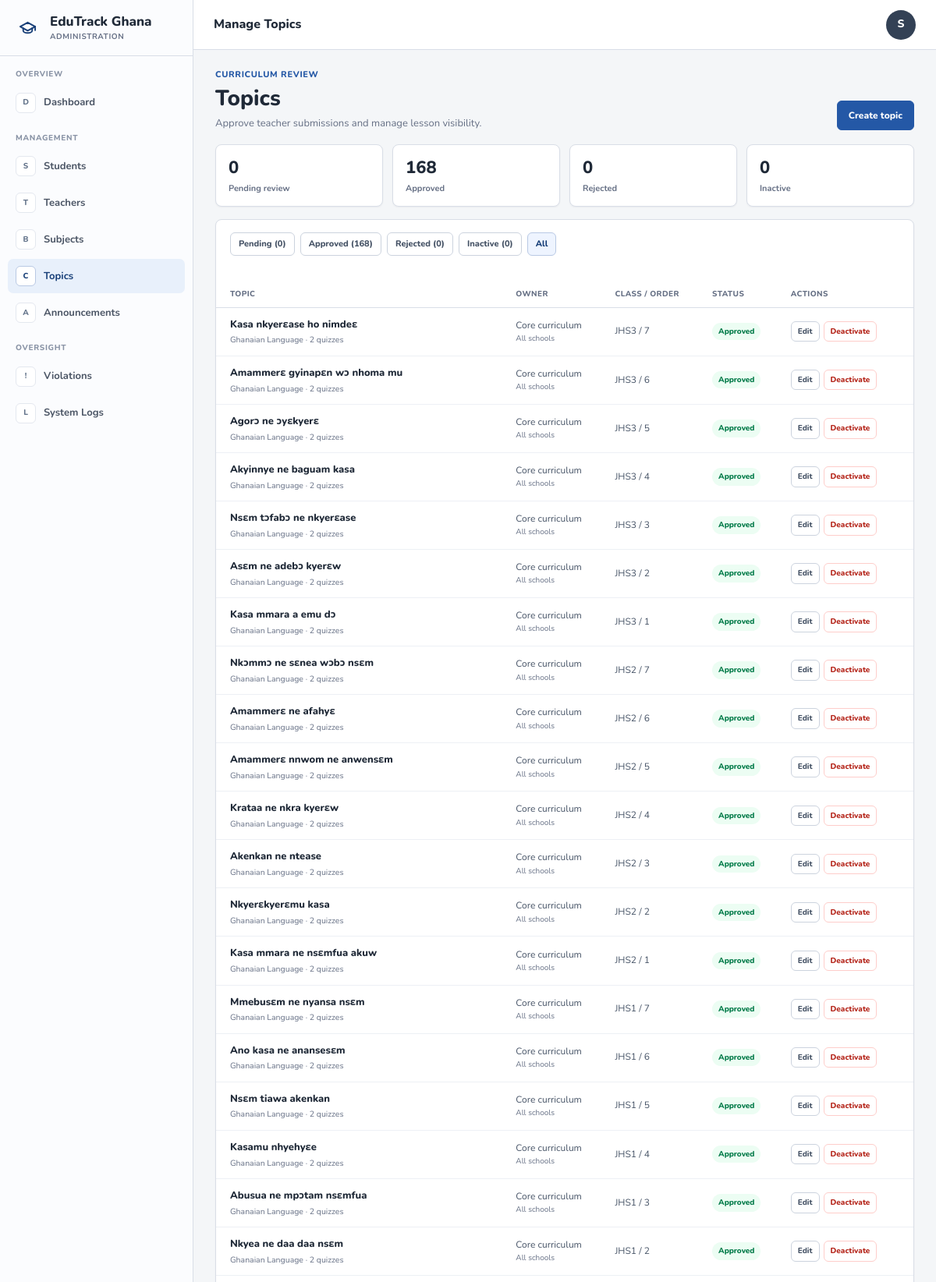
Page /admin/topics.php?status=all (signed in, upper part) on the committed database.
### tables this page shows
CREATE TABLE `topics` (
  `id` int(11) NOT NULL AUTO_INCREMENT,
  `subject_id` int(11) NOT NULL,
  `school_id` int(11) DEFAULT NULL,
  `created_by_teacher_id` int(11) DEFAULT NULL,
  `title` varchar(200) NOT NULL,
  `description` text DEFAULT NULL,
  `difficulty` enum('easy','medium','hard') DEFAULT 'easy',
  `sequence_order` int(11) DEFAULT 1,
  `class_level` enum('JHS1','JHS2','JHS3') DEFAULT 'JHS1',
  `estimated_minutes` int(11) DEFAULT 30,
  `content` longtext DEFAULT NULL,
  `approval_status` enum('pending','approved','rejected') NOT NULL DEFAULT 'approved',
  `is_active` tinyint(1) NOT NULL DEFAULT 1,
  `reviewed_by_admin_id` int(11) DEFAULT NULL,
  `reviewed_at` datetime DEFAULT NULL,
  `rejection_reason` varchar(500) DEFAULT NULL,
  `created_at` timestamp NOT NULL DEFAULT current_timestamp(),
  PRIMARY KEY (`id`),
  KEY `fk_topic_subject` (`subject_id`),
  KEY `idx_topics_visibility` (`subject_id`,`class_level`,`approval_status`,`is_active`,`school_id`),
  KEY `idx_topics_creator` (`created_by_teacher_id`),
  KEY `fk_topics_school` (`school_id`),
  KEY `fk_topics_admin_reviewer` (`reviewed_by_admin_id`),
  CONSTRAINT `fk_topic_subject` FOREIGN KEY (`subject_id`) REFERENCES `subjects` (`id`),
  CONSTRAINT `fk_topics_admin_reviewer` FOREIGN KEY (`reviewed_by_admin_id`) REFERENCES `admins` (`id`) ON DELETE SET NULL,
  CONSTRAINT `fk_topics_school` FOREIGN KEY (`school_id`) REFERENCES `schools` (`id`) ON DELETE SET NULL,
  CONSTRAINT `fk_topics_teacher` FOREIGN KEY (`created_by_teacher_id`) REFERENCES `teachers` (`id`) ON DELETE SET NULL
);

CREATE TABLE `subjects` (
  `id` int(11) NOT NULL AUTO_INCREMENT,
  `name` varchar(100) NOT NULL,
  `code` varchar(20) NOT NULL,
  `description` text DEFAULT NULL,
  `icon` varchar(50) DEFAULT 'book',
  `color` varchar(20) DEFAULT '#4F46E5',
  `class_level` enum('JHS1','JHS2','JHS3','ALL') DEFAULT 'ALL',
  `created_at` timestamp NOT NULL DEFAULT current_timestamp(),
  PRIMARY KEY (`id`)
);

### config/db.php (called while the page is built, shortened)
<?php
function getDB(): PDO {
    static $pdo = null;
    if ($pdo === null) {
        try {
            $dsn = "mysql:host=" . DB_HOST . ";dbname=" . DB_NAME . ";charset=" . DB_CHARSET;
            $options = [
                PDO::ATTR_ERRMODE            => PDO::ERRMODE_EXCEPTION,
                PDO::ATTR_DEFAULT_FETCH_MODE => PDO::FETCH_ASSOC,
                PDO::ATTR_EMULATE_PREPARES   => false,
            ];
            $pdo = new PDO($dsn, DB_USER, DB_PASS, $options);
        } catch (PDOException $exception) {
            error_log('EduTrack database connection failed: ' . $exception->getMessage());
            http_response_code(500);
            exit('Database connection unavailable.');
        }
    }
    return $pdo;
}
function dbQuery(string $sql, array $params = []): \PDOStatement {
    $stmt = getDB()->prepare($sql);
    $stmt->execute($params);
    return $stmt;
}
function dbRows(string $sql, array $params = []): array {
    return dbQuery($sql, $params)->fetchAll();
}
function dbValue(string $sql, array $params = []): mixed {
    return dbQuery($sql, $params)->fetchColumn();
}

### admin/topics.php (the view, shortened to what this page needs)
<?php
require_once __DIR__ . '/_layout.php';
$csrf = generateCSRF();
$status = (string)($_GET['status'] ?? 'pending'); $validStatuses=['pending','approved','rejected','inactive','all']; if (!in_array($status,$validStatuses,true)) $status='pending';
$where = $status === 'all' ? '1=1' : ($status === 'inactive' ? 't.is_active=0' : 't.approval_status=?');
$topicParams = in_array($status, ['all', 'inactive'], true) ? [] : [$status];
$topics = dbRows("SELECT t.*,s.name subject_name,sc.name school_name,tr.full_name teacher_name,(SELECT COUNT(*) FROM quizzes q WHERE q.topic_id=t.id) quiz_count FROM topics t JOIN subjects s ON s.id=t.subject_id LEFT JOIN schools sc ON sc.id=t.school_id LEFT JOIN teachers tr ON tr.id=t.created_by_teacher_id WHERE $where ORDER BY FIELD(t.approval_status,'pending','rejected','approved'),t.created_at DESC,t.id DESC", $topicParams);
$topicCounts=['pending'=>0,'approved'=>0,'rejected'=>0,'inactive'=>0]; foreach(dbRows('SELECT approval_status,is_active,COUNT(*) total FROM topics GROUP BY approval_status,is_active') as $row){ $topicCounts[$row['approval_status']]+=(int)$row['total']; if(!$row['is_active'])$topicCounts['inactive']+=(int)$row['total']; }
$pendingViolations=(int)dbValue("SELECT COUNT(*) FROM violation_reports WHERE status='Pending'");
?>
<section class="admin-page-heading"><div><span class="admin-eyebrow">Curriculum review</span><h1>Topics</h1><p>Approve teacher submissions and manage lesson visibility.</p></div><a class="admin-primary-button" href="?new=1">Create topic</a></section>
<section class="admin-compact-metrics admin-teacher-metrics"><div><strong><?= $topicCounts['pending'] ?></strong><span>Pending review</span></div><div><strong><?= $topicCounts['approved'] ?></strong><span>Approved</span></div><div><strong><?= $topicCounts['rejected'] ?></strong><span>Rejected</span></div><div><strong><?= $topicCounts['inactive'] ?></strong><span>Inactive</span></div></section>
<section class="admin-panel admin-student-panel"><div class="admin-panel-body pt-3"><nav class="admin-status-tabs"><?php foreach($validStatuses as $filter): ?><a class="<?= $status===$filter?'active':'' ?>" href="?status=<?= $filter ?>"><?= ucfirst($filter) ?><?= isset($topicCounts[$filter])?' ('.$topicCounts[$filter].')':'' ?></a><?php endforeach; ?></nav></div>
<?php if(!$topics): ?><div class="admin-empty"><strong>No topics in this view</strong></div><?php else: ?><div class="table-responsive"><table class="admin-table admin-student-table"><thead><tr><th>Topic</th><th>Owner</th><th>Class / order</th><th>Status</th><th>Actions</th></tr></thead><tbody><?php foreach($topics as $topic): ?><tr>
<td class="admin-description"><strong><?= htmlspecialchars($topic['title']) ?></strong><small><?= htmlspecialchars($topic['subject_name']) ?> · <?= (int)$topic['quiz_count'] ?> quizzes</small></td><td><?= htmlspecialchars($topic['teacher_name'] ? teacherDisplayName($topic['teacher_name']) : 'Core curriculum') ?><small class="admin-parent-contact"><?= htmlspecialchars($topic['school_name']??'All schools') ?></small></td><td><?= htmlspecialchars($topic['class_level']) ?> / <?= (int)$topic['sequence_order'] ?></td><td><span class="admin-badge <?= $topic['approval_status']==='approved'?'success':($topic['approval_status']==='rejected'?'danger':'warning') ?>"><?= ucfirst($topic['approval_status']) ?></span><?php if(!$topic['is_active']): ?> <span class="admin-badge neutral">Inactive</span><?php endif; ?></td>
<td><div class="admin-row-actions"><a class="admin-action-button" href="?edit=<?= (int)$topic['id'] ?>">Edit</a><?php if($topic['is_active']): ?><form method="post"><button class="admin-action-button danger">Deactivate</button></form><?php elseif($topic['approval_status']==='approved'): ?><form method="post"><input type="hidden" name="csrf_token" value="<?= htmlspecialchars($csrf) ?>"><input type="hidden" name="action" value="activate"><input type="hidden" name="topic_id" value="<?= (int)$topic['id'] ?>"><button class="admin-action-button">Activate</button></form><?php endif; ?></div></td></tr><?php endforeach; ?></tbody></table></div><?php endif; ?></section>

### assets/css/admin-dashboard.css (style rules this page uses)
:root { --admin-primary: #2458a6; --admin-primary-dark: #183f78; --admin-accent: #0f766e; --admin-bg: #f4f6f8; --admin-surface: #ffffff; --admin-surface-muted: #f8fafc; --admin-border: #d9dee7; --admin-text: #1f2937; --admin-muted: #667085; --admin-sidebar: 248px; --admin-shadow: 0 1px 2px rgba(16, 24, 40, .05); }
* { box-sizing: border-box; }
body.admin-body { margin: 0; background: var(--admin-bg); color: var(--admin-text); font-family: 'Nunito', system-ui, -apple-system, BlinkMacSystemFont, 'Segoe UI', sans-serif; font-size: 14px; line-height: 1.45; }
a { text-decoration: none; }
.admin-eyebrow { display: block; margin-bottom: 6px; color: var(--admin-muted); font-size: 11px; font-weight: 800; letter-spacing: .06em; text-transform: uppercase; }
.admin-panel { min-width: 0; padding: 18px; border: 1px solid var(--admin-border); border-radius: 8px; background: #fff; box-shadow: var(--admin-shadow); }
.admin-table { width: 100%; border-collapse: collapse; }
.admin-table th { padding: 9px 11px; border-bottom: 1px solid var(--admin-border); color: #667085; font-size: 10px; font-weight: 800; letter-spacing: .04em; text-transform: uppercase; }
.admin-table td { padding: 12px 11px; border-bottom: 1px solid #edf0f5; color: #475467; font-size: 12px; }
.admin-table td strong { color: var(--admin-text); font-size: 13px; font-weight: 800; }
.admin-page-heading { margin-bottom: 18px; display: flex; align-items: flex-end; justify-content: space-between; gap: 20px; }
.admin-page-heading .admin-eyebrow { color: var(--admin-primary); }
.admin-page-heading h1 { margin: 0 0 5px; font-size: 28px; font-weight: 800; }
.admin-page-heading p { margin: 0; color: var(--admin-muted); font-size: 13px; }
.admin-compact-metrics { margin-bottom: 16px; display: grid; grid-template-columns: repeat(3, minmax(0, 1fr)); gap: 12px; }
.admin-compact-metrics div { padding: 14px 16px; border: 1px solid var(--admin-border); border-radius: 8px; background: #fff; box-shadow: var(--admin-shadow); }
.admin-compact-metrics strong, .admin-compact-metrics span { display: block; }
.admin-compact-metrics strong { font-size: 22px; font-weight: 800; }
.admin-compact-metrics span { margin-top: 2px; color: var(--admin-muted); font-size: 11px; font-weight: 700; }
.admin-student-panel { padding: 0; overflow: hidden; }
.admin-primary-button, .admin-clear-button { min-height: 38px; padding: 0 14px; border-radius: 6px; display: inline-flex; align-items: center; justify-content: center; font-size: 12px; font-weight: 800; }
.admin-primary-button { border: 1px solid var(--admin-primary); background: var(--admin-primary); color: #fff; }
.admin-student-table th, .admin-student-table td { vertical-align: middle; }
.admin-student-table th:first-child, .admin-student-table td:first-child { padding-left: 18px; }
.admin-student-table th:last-child, .admin-student-table td:last-child { padding-right: 18px; }
.admin-student-cell small, .admin-parent-contact { display: block; margin-top: 2px; color: var(--admin-muted); font-size: 10px; line-height: 1.35; }
.admin-row-actions { min-width: 112px; display: flex; align-items: center; gap: 5px; flex-wrap: wrap; }
.admin-row-actions form { margin: 0; }
.admin-action-button { padding: 5px 8px; border: 1px solid #ccd3de; border-radius: 6px; background: #fff; color: #475467; font-size: 10px; font-weight: 800; }
.admin-action-button.danger { border-color: #fecdca; color: #b42318; }
.admin-teacher-metrics { grid-template-columns: repeat(4, minmax(0, 1fr)); }
.admin-panel-body { padding: 0 18px 18px; }
.admin-status-tabs { display: flex; gap: 7px; flex-wrap: wrap; margin-bottom: 15px; }
.admin-status-tabs a { padding: 6px 10px; border: 1px solid #ccd3de; border-radius: 6px; color: #475467; font-size: 11px; font-weight: 800; }
.admin-status-tabs a.active, .admin-status-tabs a:hover { border-color: #b9c9e4; background: #eef4ff; color: var(--admin-primary-dark); }
.admin-description { max-width: 360px; white-space: normal; line-height: 1.45; }
.admin-description small { display: block; margin-top: 3px; color: var(--admin-muted); }
.admin-badge { display: inline-block; padding: 4px 8px; border-radius: 999px; font-size: 10px; font-weight: 800; }
.admin-badge.success { background: #ecfdf3; color: #027a48; }

### rows in the picture
topics: title "Kasa nkyerɛase ho nimdeɛ", subject.name "Ghanaian Language", quiz_count "2", teacher_name "Core curriculum", school_name "All schools", class_level "JHS3", sequence_order "7", approval_status "Approved"
topics: title "Amammerɛ gyinapɛn wɔ nhoma mu", subject.name "Ghanaian Language", quiz_count "2", teacher_name "Core curriculum", school_name "All schools", class_level "JHS3", sequence_order "6", approval_status "Approved"
topics: title "Agorɔ ne ɔyɛkyerɛ", subject.name "Ghanaian Language", quiz_count "2", teacher_name "Core curriculum", school_name "All schools", class_level "JHS3", sequence_order "5", approval_status "Approved"
topics: title "Akyinnye ne baguam kasa", subject.name "Ghanaian Language", quiz_count "2", teacher_name "Core curriculum", school_name "All schools", class_level "JHS3", sequence_order "4", approval_status "Approved"
topics: title "Nsɛm tɔfabɔ ne nkyerɛase", subject.name "Ghanaian Language", quiz_count "2", teacher_name "Core curriculum", school_name "All schools", class_level "JHS3", sequence_order "3", approval_status "Approved"
topics: title "Asɛm ne adebɔ kyerɛw", subject.name "Ghanaian Language", quiz_count "2", teacher_name "Core curriculum", school_name "All schools", class_level "JHS3", sequence_order "2", approval_status "Approved"
topics: title "Kasa mmara a emu dɔ", subject.name "Ghanaian Language", quiz_count "2", teacher_name "Core curriculum", school_name "All schools", class_level "JHS3", sequence_order "1", approval_status "Approved"
topics: title "Nkɔmmɔ ne sɛnea wɔbɔ nsɛm", subject.name "Ghanaian Language", quiz_count "2", teacher_name "Core curriculum", school_name "All schools", class_level "JHS2", sequence_order "7", approval_status "Approved"
topics: title "Amammerɛ ne afahyɛ", subject.name "Ghanaian Language", quiz_count "2", teacher_name "Core curriculum", school_name "All schools", class_level "JHS2", sequence_order "6", approval_status "Approved"
topics: title "Amammerɛ nnwom ne anwensɛm", subject.name "Ghanaian Language", quiz_count "2", teacher_name "Core curriculum", school_name "All schools", class_level "JHS2", sequence_order "5", approval_status "Approved"
topics: title "Krataa ne nkra kyerɛw", subject.name "Ghanaian Language", quiz_count "2", teacher_name "Core curriculum", school_name "All schools", class_level "JHS2", sequence_order "4", approval_status "Approved"
topics: title "Akenkan ne ntease", subject.name "Ghanaian Language", quiz_count "2", teacher_name "Core curriculum", school_name "All schools", class_level "JHS2", sequence_order "3", approval_status "Approved"
topics: title "Nkyerɛkyerɛmu kasa", subject.name "Ghanaian Language", quiz_count "2", teacher_name "Core curriculum", school_name "All schools", class_level "JHS2", sequence_order "2", approval_status "Approved"
topics: title "Kasa mmara ne nsɛmfua akuw", subject.name "Ghanaian Language", quiz_count "2", teacher_name "Core curriculum", school_name "All schools", class_level "JHS2", sequence_order "1", approval_status "Approved"
topics: title "Mmebusɛm ne nyansa nsɛm", subject.name "Ghanaian Language", quiz_count "2", teacher_name "Core curriculum", school_name "All schools", class_level "JHS1", sequence_order "7", approval_status "Approved"
topics: title "Ano kasa ne anansesɛm", subject.name "Ghanaian Language", quiz_count "2", teacher_name "Core curriculum", school_name "All schools", class_level "JHS1", sequence_order "6", approval_status "Approved"
topics: title "Nsɛm tiawa akenkan", subject.name "Ghanaian Language", quiz_count "2", teacher_name "Core curriculum", school_name "All schools", class_level "JHS1", sequence_order "5", approval_status "Approved"
topics: title "Kasamu nhyehyɛe", subject.name "Ghanaian Language", quiz_count "2", teacher_name "Core curriculum", school_name "All schools", class_level "JHS1", sequence_order "4", approval_status "Approved"
topics: title "Abusua ne mpɔtam nsɛmfua", subject.name "Ghanaian Language", quiz_count "2", teacher_name "Core curriculum", school_name "All schools", class_level "JHS1", sequence_order "3", approval_status "Approved"
topics: title "Nkyea ne daa daa nsɛm", subject.name "Ghanaian Language", quiz_count "2", teacher_name "Core curriculum", school_name "All schools", class_level "JHS1", sequence_order "2", approval_status "Approved"

### other values in the picture
$icon "D"
$label "Dashboard"
$icon "S"
$label "Students"
$icon "T"
$label "Teachers"
$icon "B"
$label "Subjects"
$icon "C"
$label "Topics"
$icon "A"
$label "Announcements"
$icon "!"
$label "Violations"
$icon "L"
